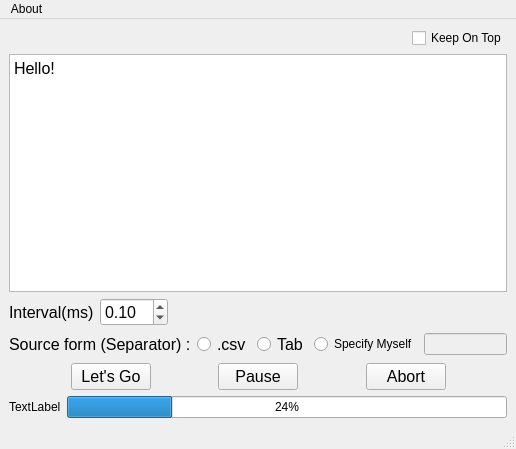
<?xml version="1.0" encoding="UTF-8"?>
<ui version="4.0">
 <class>MainWindow</class>
 <widget class="QMainWindow" name="MainWindow">
  <property name="geometry">
   <rect>
    <x>0</x>
    <y>0</y>
    <width>516</width>
    <height>449</height>
   </rect>
  </property>
  <property name="windowTitle">
   <string>AutoScript</string>
  </property>
  <widget class="QWidget" name="centralwidget">
   <layout class="QGridLayout" name="gridLayout">
    <item row="0" column="0" colspan="2">
     <layout class="QVBoxLayout" name="verticalLayout">
      <item>
       <layout class="QHBoxLayout" name="horizontalLayout_3">
        <item>
         <spacer name="horizontalSpacer_6">
          <property name="orientation">
           <enum>Qt::Horizontal</enum>
          </property>
          <property name="sizeHint" stdset="0">
           <size>
            <width>40</width>
            <height>20</height>
           </size>
          </property>
         </spacer>
        </item>
        <item>
         <widget class="QCheckBox" name="checkBox">
          <property name="font">
           <font>
            <pointsize>9</pointsize>
           </font>
          </property>
          <property name="text">
           <string>Keep On Top</string>
          </property>
         </widget>
        </item>
       </layout>
      </item>
      <item>
       <widget class="QPlainTextEdit" name="plainTextEdit_source">
        <property name="font">
         <font>
          <pointsize>12</pointsize>
         </font>
        </property>
        <property name="plainText">
         <string>Hello!</string>
        </property>
       </widget>
      </item>
      <item>
       <layout class="QHBoxLayout" name="horizontalLayout">
        <item>
         <widget class="QLabel" name="label">
          <property name="font">
           <font>
            <pointsize>12</pointsize>
           </font>
          </property>
          <property name="text">
           <string>Interval(ms)</string>
          </property>
         </widget>
        </item>
        <item>
         <widget class="QDoubleSpinBox" name="doubleSpinBox">
          <property name="font">
           <font>
            <pointsize>12</pointsize>
           </font>
          </property>
          <property name="autoFillBackground">
           <bool>false</bool>
          </property>
          <property name="singleStep">
           <double>0.100000000000000</double>
          </property>
          <property name="value">
           <double>0.100000000000000</double>
          </property>
         </widget>
        </item>
        <item>
         <spacer name="horizontalSpacer">
          <property name="font">
           <font>
            <pointsize>12</pointsize>
           </font>
          </property>
          <property name="orientation">
           <enum>Qt::Horizontal</enum>
          </property>
          <property name="sizeHint" stdset="0">
           <size>
            <width>40</width>
            <height>20</height>
           </size>
          </property>
         </spacer>
        </item>
       </layout>
      </item>
      <item>
       <layout class="QHBoxLayout" name="horizontalLayout_2">
        <item>
         <widget class="QLabel" name="label_2">
          <property name="font">
           <font>
            <pointsize>12</pointsize>
           </font>
          </property>
          <property name="text">
           <string>Source form (Separator) :</string>
          </property>
         </widget>
        </item>
        <item>
         <widget class="QRadioButton" name="radioButton_csv">
          <property name="font">
           <font>
            <pointsize>12</pointsize>
           </font>
          </property>
          <property name="text">
           <string>.csv</string>
          </property>
         </widget>
        </item>
        <item>
         <widget class="QRadioButton" name="radioButton_tab">
          <property name="font">
           <font>
            <pointsize>12</pointsize>
           </font>
          </property>
          <property name="text">
           <string>Tab</string>
          </property>
         </widget>
        </item>
        <item>
         <widget class="QRadioButton" name="radioButton_other">
          <property name="text">
           <string>Specify Myself</string>
          </property>
         </widget>
        </item>
        <item>
         <widget class="QLineEdit" name="lineEdit">
          <property name="enabled">
           <bool>false</bool>
          </property>
          <property name="text">
           <string/>
          </property>
          <property name="clearButtonEnabled">
           <bool>false</bool>
          </property>
         </widget>
        </item>
       </layout>
      </item>
      <item>
       <layout class="QHBoxLayout" name="horizontalLayout_4">
        <item>
         <spacer name="horizontalSpacer_4">
          <property name="orientation">
           <enum>Qt::Horizontal</enum>
          </property>
          <property name="sizeHint" stdset="0">
           <size>
            <width>40</width>
            <height>20</height>
           </size>
          </property>
         </spacer>
        </item>
        <item>
         <widget class="QPushButton" name="pushButton_run">
          <property name="font">
           <font>
            <pointsize>12</pointsize>
           </font>
          </property>
          <property name="cursor">
           <cursorShape>PointingHandCursor</cursorShape>
          </property>
          <property name="text">
           <string>Let's Go</string>
          </property>
         </widget>
        </item>
        <item>
         <spacer name="horizontalSpacer_2">
          <property name="orientation">
           <enum>Qt::Horizontal</enum>
          </property>
          <property name="sizeHint" stdset="0">
           <size>
            <width>40</width>
            <height>20</height>
           </size>
          </property>
         </spacer>
        </item>
        <item>
         <widget class="QPushButton" name="pushButton_pause">
          <property name="font">
           <font>
            <pointsize>12</pointsize>
           </font>
          </property>
          <property name="cursor">
           <cursorShape>PointingHandCursor</cursorShape>
          </property>
          <property name="text">
           <string>Pause</string>
          </property>
         </widget>
        </item>
        <item>
         <spacer name="horizontalSpacer_3">
          <property name="orientation">
           <enum>Qt::Horizontal</enum>
          </property>
          <property name="sizeHint" stdset="0">
           <size>
            <width>40</width>
            <height>20</height>
           </size>
          </property>
         </spacer>
        </item>
        <item>
         <widget class="QPushButton" name="pushButton_abort">
          <property name="font">
           <font>
            <pointsize>12</pointsize>
           </font>
          </property>
          <property name="cursor">
           <cursorShape>PointingHandCursor</cursorShape>
          </property>
          <property name="text">
           <string>Abort</string>
          </property>
         </widget>
        </item>
        <item>
         <spacer name="horizontalSpacer_5">
          <property name="orientation">
           <enum>Qt::Horizontal</enum>
          </property>
          <property name="sizeHint" stdset="0">
           <size>
            <width>40</width>
            <height>20</height>
           </size>
          </property>
         </spacer>
        </item>
       </layout>
      </item>
     </layout>
    </item>
    <item row="1" column="0">
     <widget class="QLabel" name="label_3">
      <property name="text">
       <string>TextLabel</string>
      </property>
     </widget>
    </item>
    <item row="1" column="1">
     <widget class="QProgressBar" name="progressBar">
      <property name="value">
       <number>24</number>
      </property>
      <property name="invertedAppearance">
       <bool>false</bool>
      </property>
      <property name="textDirection">
       <enum>QProgressBar::BottomToTop</enum>
      </property>
     </widget>
    </item>
   </layout>
  </widget>
  <widget class="QMenuBar" name="menubar">
   <property name="geometry">
    <rect>
     <x>0</x>
     <y>0</y>
     <width>516</width>
     <height>22</height>
    </rect>
   </property>
   <widget class="QMenu" name="menuAbout">
    <property name="title">
     <string>About</string>
    </property>
    <widget class="QMenu" name="menuAuthor">
     <property name="title">
      <string>Author</string>
     </property>
     <addaction name="actionLa_Zoark"/>
    </widget>
    <addaction name="menuAuthor"/>
    <addaction name="separator"/>
    <addaction name="actionVersion_1_0"/>
   </widget>
   <addaction name="menuAbout"/>
  </widget>
  <widget class="QStatusBar" name="statusbar"/>
  <action name="actionLa_Zoark">
   <property name="text">
    <string>La Zoark</string>
   </property>
  </action>
  <action name="actionVersion_1_0">
   <property name="text">
    <string>Version 1.0</string>
   </property>
  </action>
 </widget>
 <resources/>
 <connections>
  <connection>
   <sender>radioButton_other</sender>
   <signal>toggled(bool)</signal>
   <receiver>lineEdit</receiver>
   <slot>setEnabled(bool)</slot>
   <hints>
    <hint type="sourcelabel">
     <x>379</x>
     <y>340</y>
    </hint>
    <hint type="destinationlabel">
     <x>451</x>
     <y>340</y>
    </hint>
   </hints>
  </connection>
  <connection>
   <sender>checkBox</sender>
   <signal>clicked(bool)</signal>
   <receiver>MainWindow</receiver>
   <slot>TopMost()</slot>
   <hints>
    <hint type="sourcelabel">
     <x>446</x>
     <y>41</y>
    </hint>
    <hint type="destinationlabel">
     <x>288</x>
     <y>44</y>
    </hint>
   </hints>
  </connection>
  <connection>
   <sender>doubleSpinBox</sender>
   <signal>valueChanged(double)</signal>
   <receiver>label_3</receiver>
   <slot>setNum(double)</slot>
   <hints>
    <hint type="sourcelabel">
     <x>137</x>
     <y>304</y>
    </hint>
    <hint type="destinationlabel">
     <x>27</x>
     <y>408</y>
    </hint>
   </hints>
  </connection>
 </connections>
 <slots>
  <slot>test()</slot>
  <slot>TopMost()</slot>
 </slots>
</ui>
